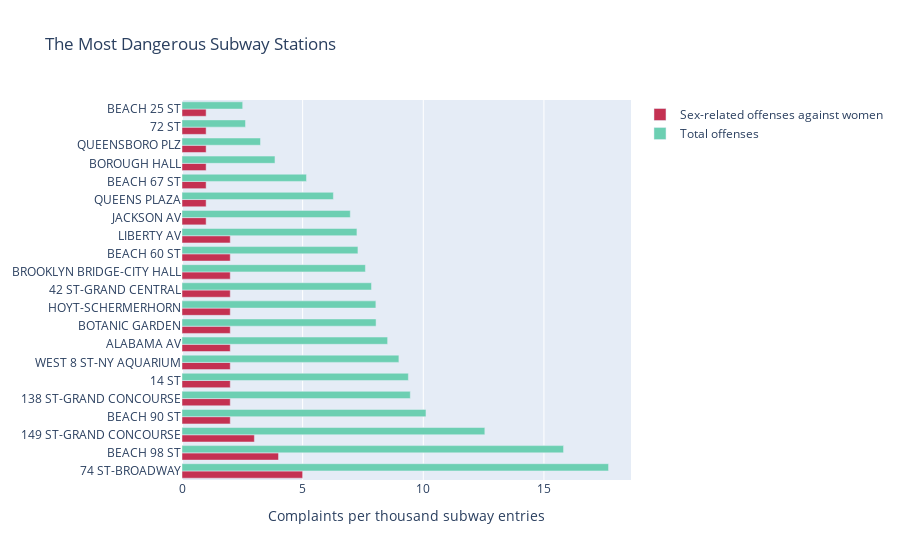

The notebook cell this image was saved under:
### Markdown cell above
We'll be able to see what's going on more easily without Broad Station.

### Code cell
dangerous_data = (f_sorted_df.percentage > .013)&(f_sorted_df.percentage < .1)
y = round(f_sorted_df[dangerous_data]['percentage']*100)
x = list(f_sorted_df[dangerous_data]['station'])
y_2 = sorted_df[sorted_df.station.isin(x)]['percentage']*100

fig = go.Figure(data=[
    go.Bar(name='Sex-related offenses against women', x=y, y=x, orientation='h',marker_color="#c43152"),
    go.Bar(name='Total offenses', x=y_2, y=x, orientation='h',marker_color="#6ccfb2")
],layout=go.Layout(title=go.layout.Title(text="The Most Dangerous Subway Stations"),xaxis = dict(
      title="Complaints per thousand subway entries")))
                
fig.update_layout(barmode='group')
fig.show()

### Figure 1 — Plotly figure (JSON) as saved in the notebook; plotly's stock layout.template omitted (floating-point values rounded to 4 significant figures)
{"data": [{"marker": {"color": "#c43152"}, "name": "Sex-related offenses against women", "orientation": "h", "type": "bar", "x": [5, 4, 3, 2, 2, 2, 2, 2, 2, 2, 2, 2, 2, 2, 1, 1, 1, 1, 1, 1, 1], "y": ["74 ST-BROADWAY", "BEACH 98 ST", "149 ST-GRAND CONCOURSE", "BEACH 90 ST", "138 ST-GRAND CONCOURSE", "14 ST", "WEST 8 ST-NY AQUARIUM", "ALABAMA AV", "BOTANIC GARDEN", "HOYT-SCHERMERHORN", "42 ST-GRAND CENTRAL", "BROOKLYN BRIDGE-CITY HALL", "BEACH 60 ST", "LIBERTY AV", "JACKSON AV", "QUEENS PLAZA", "BEACH 67 ST", "BOROUGH HALL", "QUEENSBORO PLZ", "72 ST", "BEACH 25 ST"]}, {"marker": {"color": "#6ccfb2"}, "name": "Total offenses", "orientation": "h", "type": "bar", "x": [17.68, 15.81, 12.55, 10.11, 9.462, 9.382, 8.989, 8.522, 8.043, 8.035, 7.853, 7.601, 7.291, 7.25, 6.975, 6.274, 5.159, 3.854, 3.253, 2.632, 2.515], "y": ["74 ST-BROADWAY", "BEACH 98 ST", "149 ST-GRAND CONCOURSE", "BEACH 90 ST", "138 ST-GRAND CONCOURSE", "14 ST", "WEST 8 ST-NY AQUARIUM", "ALABAMA AV", "BOTANIC GARDEN", "HOYT-SCHERMERHORN", "42 ST-GRAND CENTRAL", "BROOKLYN BRIDGE-CITY HALL", "BEACH 60 ST", "LIBERTY AV", "JACKSON AV", "QUEENS PLAZA", "BEACH 67 ST", "BOROUGH HALL", "QUEENSBORO PLZ", "72 ST", "BEACH 25 ST"]}], "layout": {"barmode": "group", "title": {"text": "The Most Dangerous Subway Stations"}, "xaxis": {"title": {"text": "Complaints per thousand subway entries"}}}}
